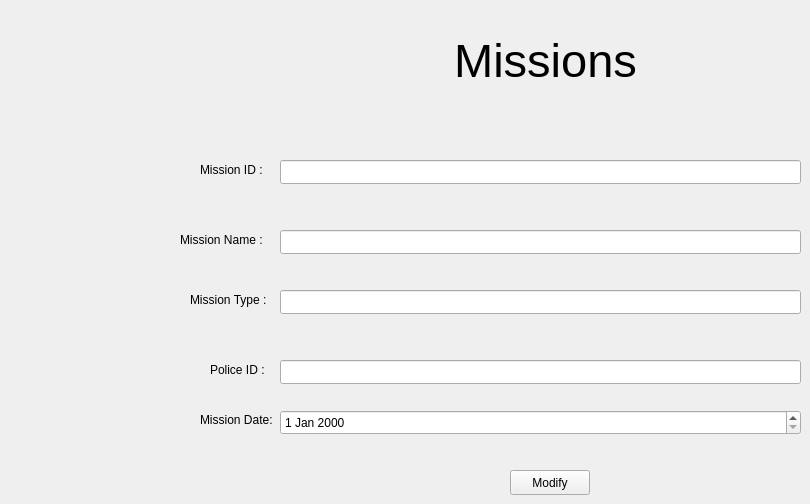
      <widget class="QWidget" name="tab_24">
       <attribute name="title">
        <string>Modifier</string>
       </attribute>
       <widget class="QPushButton" name="pb_mission">
        <property name="geometry">
         <rect>
          <x>510</x>
          <y>470</y>
          <width>80</width>
          <height>25</height>
         </rect>
        </property>
        <property name="text">
         <string>Modify</string>
        </property>
       </widget>
       <widget class="QLabel" name="label_57">
        <property name="geometry">
         <rect>
          <x>440</x>
          <y>10</y>
          <width>211</width>
          <height>101</height>
         </rect>
        </property>
        <property name="font">
         <font>
          <pointsize>35</pointsize>
         </font>
        </property>
        <property name="lineWidth">
         <number>5</number>
        </property>
        <property name="text">
         <string>Missions</string>
        </property>
        <property name="textFormat">
         <enum>Qt::PlainText</enum>
        </property>
        <property name="alignment">
         <set>Qt::AlignCenter</set>
        </property>
       </widget>
       <widget class="QLineEdit" name="le_missionidmodifier">
        <property name="geometry">
         <rect>
          <x>280</x>
          <y>160</y>
          <width>521</width>
          <height>24</height>
         </rect>
        </property>
        <property name="text">
         <string/>
        </property>
       </widget>
       <widget class="QLineEdit" name="le_missionpoliceidmodifier">
        <property name="geometry">
         <rect>
          <x>280</x>
          <y>360</y>
          <width>521</width>
          <height>24</height>
         </rect>
        </property>
        <property name="text">
         <string/>
        </property>
       </widget>
       <widget class="QLineEdit" name="le_missiontypemodifier">
        <property name="geometry">
         <rect>
          <x>280</x>
          <y>290</y>
          <width>521</width>
          <height>24</height>
         </rect>
        </property>
        <property name="text">
         <string/>
        </property>
       </widget>
       <widget class="QLineEdit" name="le_missionnamemodifier">
        <property name="geometry">
         <rect>
          <x>280</x>
          <y>230</y>
          <width>521</width>
          <height>24</height>
         </rect>
        </property>
        <property name="text">
         <string/>
        </property>
       </widget>
       <widget class="QLabel" name="label_58">
        <property name="geometry">
         <rect>
          <x>210</x>
          <y>360</y>
          <width>71</width>
          <height>20</height>
         </rect>
        </property>
        <property name="text">
         <string>Police ID :</string>
        </property>
       </widget>
       <widget class="QLabel" name="label_59">
        <property name="geometry">
         <rect>
          <x>190</x>
          <y>290</y>
          <width>91</width>
          <height>20</height>
         </rect>
        </property>
        <property name="text">
         <string>Mission Type :</string>
        </property>
       </widget>
       <widget class="QLabel" name="label_60">
        <property name="geometry">
         <rect>
          <x>200</x>
          <y>160</y>
          <width>91</width>
          <height>20</height>
         </rect>
        </property>
        <property name="text">
         <string>Mission ID :</string>
        </property>
       </widget>
       <widget class="QLabel" name="label_61">
        <property name="geometry">
         <rect>
          <x>180</x>
          <y>230</y>
          <width>91</width>
          <height>20</height>
         </rect>
        </property>
        <property name="text">
         <string>Mission Name :</string>
        </property>
       </widget>
       <widget class="QDateEdit" name="de_missiondatemodifier">
        <property name="geometry">
         <rect>
          <x>280</x>
          <y>410</y>
          <width>521</width>
          <height>25</height>
         </rect>
        </property>
       </widget>
       <widget class="QLabel" name="label_62">
        <property name="geometry">
         <rect>
          <x>200</x>
          <y>410</y>
          <width>81</width>
          <height>20</height>
         </rect>
        </property>
        <property name="text">
         <string>Mission Date:</string>
        </property>
       </widget>
      </widget>
